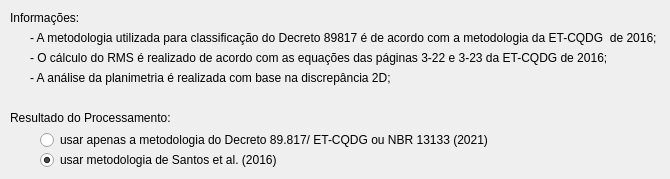
      <widget class="QWidget" name="tab_16">
       <attribute name="title">
        <string>Decreto 89.817 / ET-CQDG</string>
       </attribute>
       <widget class="QLabel" name="label_29">
        <property name="geometry">
         <rect>
          <x>10</x>
          <y>10</y>
          <width>76</width>
          <height>16</height>
         </rect>
        </property>
        <property name="text">
         <string>Informações:</string>
        </property>
       </widget>
       <widget class="QLabel" name="label_30">
        <property name="geometry">
         <rect>
          <x>10</x>
          <y>110</y>
          <width>170</width>
          <height>16</height>
         </rect>
        </property>
        <property name="text">
         <string>Resultado do Processamento:</string>
        </property>
       </widget>
       <widget class="QRadioButton" name="radioButton_2">
        <property name="geometry">
         <rect>
          <x>40</x>
          <y>130</y>
          <width>521</width>
          <height>20</height>
         </rect>
        </property>
        <property name="text">
         <string>usar apenas a metodologia do Decreto 89.817/ ET-CQDG ou NBR 13133 (2021)</string>
        </property>
       </widget>
       <widget class="QRadioButton" name="radioButton_3">
        <property name="geometry">
         <rect>
          <x>40</x>
          <y>150</y>
          <width>431</width>
          <height>20</height>
         </rect>
        </property>
        <property name="text">
         <string>usar metodologia de Santos et al. (2016)</string>
        </property>
        <property name="checked">
         <bool>true</bool>
        </property>
       </widget>
       <widget class="QLabel" name="label_89">
        <property name="geometry">
         <rect>
          <x>30</x>
          <y>30</y>
          <width>631</width>
          <height>16</height>
         </rect>
        </property>
        <property name="text">
         <string>- A metodologia utilizada para classificação do Decreto 89817 é de acordo com a metodologia da ET-CQDG  de 2016;</string>
        </property>
       </widget>
       <widget class="QLabel" name="label_90">
        <property name="geometry">
         <rect>
          <x>30</x>
          <y>50</y>
          <width>631</width>
          <height>16</height>
         </rect>
        </property>
        <property name="text">
         <string>- O cálculo do RMS é realizado de acordo com as equações das páginas 3-22 e 3-23 da ET-CQDG de 2016;</string>
        </property>
       </widget>
       <widget class="QLabel" name="label_91">
        <property name="geometry">
         <rect>
          <x>30</x>
          <y>70</y>
          <width>561</width>
          <height>16</height>
         </rect>
        </property>
        <property name="text">
         <string>- A análise da planimetria é realizada com base na discrepância 2D;</string>
        </property>
       </widget>
      </widget>
